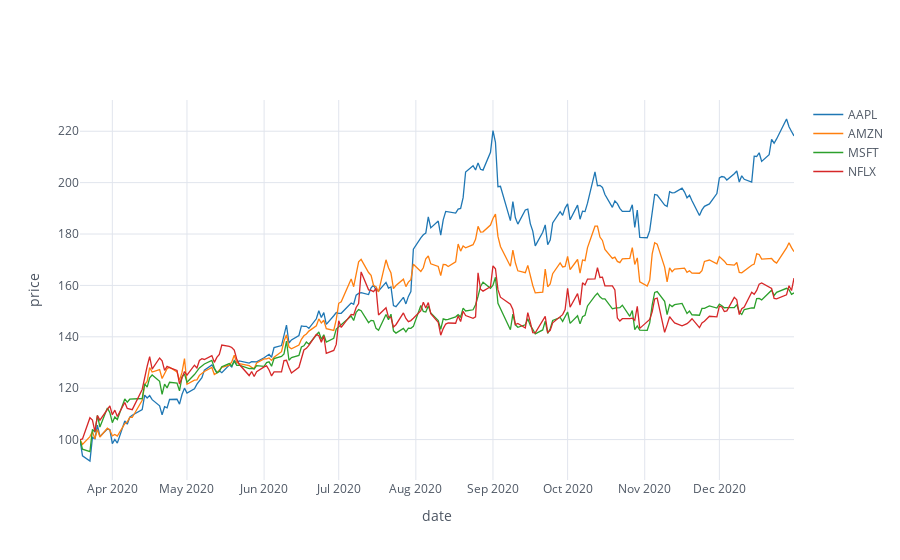

The code cell stored with this chart in its notebook:
### Code cell
data.iplot(colorscale='plotly', theme='white', xTitle='date', yTitle='price')

### Figure 1 — Plotly figure (JSON) as saved in the notebook; plotly's stock layout.template omitted (floating-point values rounded to 4 significant figures; data arrays with more than 128 entries replaced by an {"elided": "..."} marker saying what was removed)
{"data": [{"line": {"color": "rgba(31, 119, 180, 1.0)", "dash": "solid", "shape": "linear", "width": 1.3}, "mode": "lines", "name": "AAPL", "text": "", "type": "scatter", "x": {"elided": "200 str values"}, "y": {"elided": "200 float values"}}, {"line": {"color": "rgba(255, 127, 14, 1.0)", "dash": "solid", "shape": "linear", "width": 1.3}, "mode": "lines", "name": "AMZN", "text": "", "type": "scatter", "x": {"elided": "200 str values"}, "y": {"elided": "200 float values"}}, {"line": {"color": "rgba(44, 160, 44, 1.0)", "dash": "solid", "shape": "linear", "width": 1.3}, "mode": "lines", "name": "MSFT", "text": "", "type": "scatter", "x": {"elided": "200 str values"}, "y": {"elided": "200 float values"}}, {"line": {"color": "rgba(214, 39, 40, 1.0)", "dash": "solid", "shape": "linear", "width": 1.3}, "mode": "lines", "name": "NFLX", "text": "", "type": "scatter", "x": {"elided": "200 str values"}, "y": {"elided": "200 float values"}}], "layout": {"legend": {"bgcolor": "#FFFFFF", "font": {"color": "#4D5663"}}, "paper_bgcolor": "#FFFFFF", "plot_bgcolor": "#FFFFFF", "title": {"font": {"color": "#4D5663"}}, "xaxis": {"gridcolor": "#E1E5ED", "showgrid": true, "tickfont": {"color": "#4D5663"}, "title": {"font": {"color": "#4D5663"}, "text": "date"}, "zerolinecolor": "#E1E5ED"}, "yaxis": {"gridcolor": "#E1E5ED", "showgrid": true, "tickfont": {"color": "#4D5663"}, "title": {"font": {"color": "#4D5663"}, "text": "price"}, "zerolinecolor": "#E1E5ED"}}}
